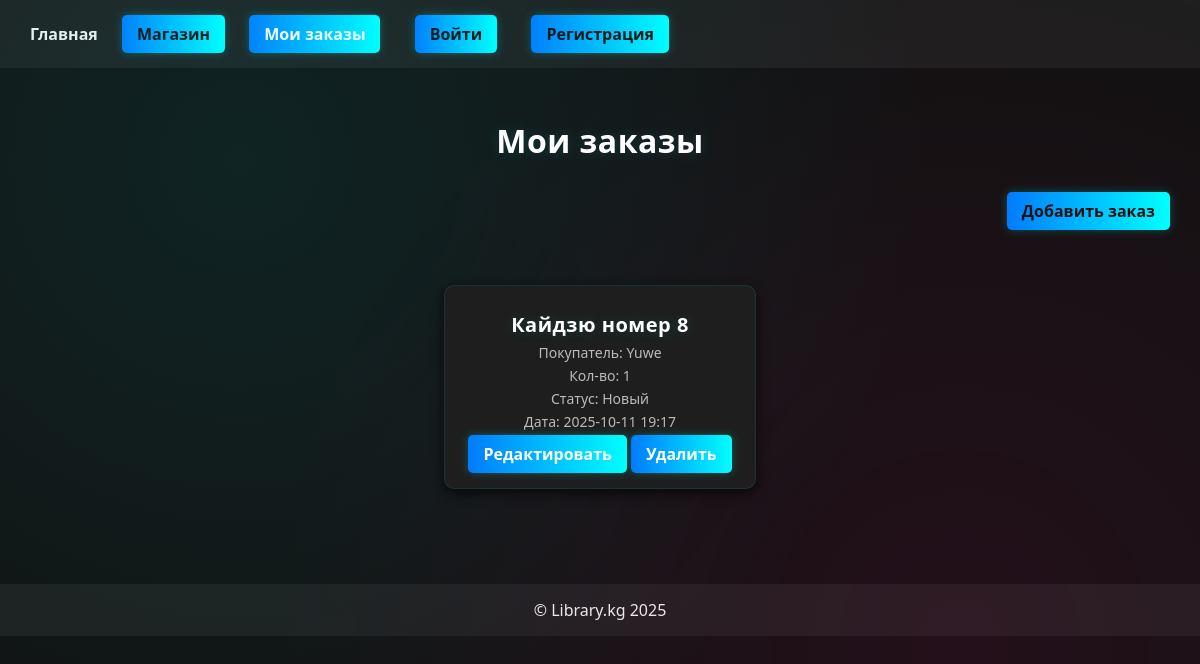
Page /basket/ on the earlier database version.
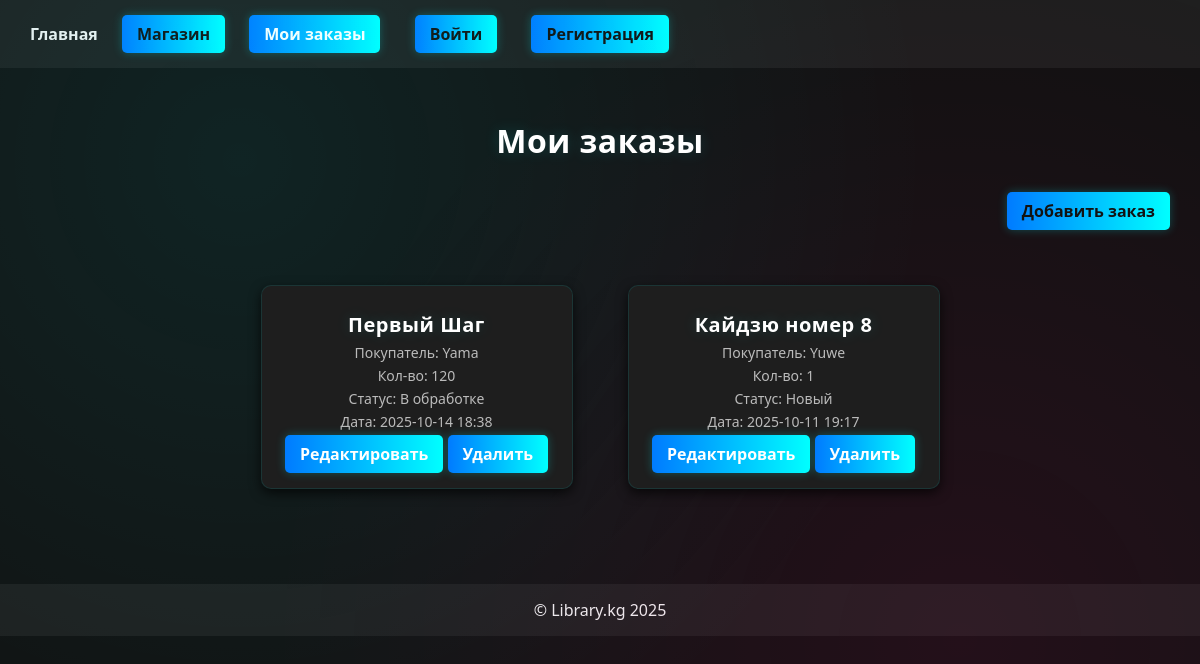
Same page on the later database version.
### basket/models.py (models this page shows, shortened)
class Order(models.Model):
    STATUS_CHOICES = (
        ('new', 'Новый'),
        ('processing', 'В обработке'),
        ('done', 'Выполнен'),
        ('cancelled', 'Отменён'),
    )
    customer_name = models.CharField("Имя покупателя", max_length=200)
    customer_phone = models.CharField("Телефон", max_length=50, blank=True)
    customer_email = models.EmailField("Email", blank=True)
    customer_address = models.TextField("Адрес", blank=True)
    book = models.ForeignKey('books.Books', on_delete=models.CASCADE, related_name='orders', verbose_name="Книга")
    quantity = models.PositiveIntegerField("Количество", default=1)
    status = models.CharField("Статус заказа", max_length=20, choices=STATUS_CHOICES, default='new')
    created_at = models.DateTimeField("Дата создания", auto_now_add=True)
    updated_at = models.DateTimeField("Дата обновления", auto_now=True)
    class Meta:
        verbose_name = "Заказ"
        verbose_name_plural = "Заказы"
        ordering = ['-created_at']

### books/models.py (models this page shows, shortened)
class Books(models.Model):
    title = models.CharField(max_length=100, verbose_name='Название книги')
    description = models.TextField(verbose_name='Описание книги')
    image = models.ImageField(upload_to='books/', verbose_name='Изображение книги')
    quantity_page = models.PositiveIntegerField(verbose_name='Количество страниц')
    author = models.CharField(max_length=100, blank=True, verbose_name='Автор книги')
    book_audio = models.URLField(blank=True, null=True, verbose_name='Ссылка на аудиокнигу')
    book_url = models.URLField(blank=True, null=True, verbose_name='Ссылка на книгу')
    created_at = models.DateTimeField(auto_now_add=True, null=True, verbose_name='Дата создания')
    class Meta:
        verbose_name = 'книга'
        verbose_name_plural = 'книги'

### basket/views.py (the view)
# urls.py: path('', views.order_list, name='order_list'),
def order_list(request):
    orders = Order.objects.all().order_by('-created_at')
    paginator = Paginator(orders, 10)
    page_number = request.GET.get('page')
    page_obj = paginator.get_page(page_number)
    return render(request, 'basket/order_list.html', {
        'orders': page_obj,
        'is_paginated': page_obj.has_other_pages(),
        'page_obj': page_obj
    })

### basket/templates/basket/order_list.html (shortened to what this page needs)
{% extends "base.html" %}
{% block content %}
<h1 style="text-align:center; margin-bottom:30px;">Мои заказы</h1>
<div style="text-align:right; margin-bottom:20px;">
    <a href="{% url 'basket:order_add' %}" class="btn btn-add">Добавить заказ</a>
</div>
<div class="books-grid">
  {% for order in orders %}
  <div class="book-card">
      <h2>{{ order.book.title }}</h2>
      <p>Покупатель: {{ order.customer_name }}</p>
      <p>Кол-во: {{ order.quantity }}</p>
      <p>Статус: {{ order.get_status_display }}</p>
      <p>Дата: {{ order.created_at|date:"Y-m-d H:i" }}</p>
      <a href="{% url 'basket:order_edit' order.pk %}" class="btn btn-edit">Редактировать</a>
      <a href="{% url 'basket:order_delete' order.pk %}" class="btn btn-delete">Удалить</a>
  </div>
  {% empty %}
    <p style="text-align:center; color:#bbb;">Заказов нет</p>
  {% endfor %}
</div>
{% endblock %}

Differences in the rows shown:
added Order: book "Первый Шаг", customer_name "Yama", quantity "120", status "В обработке", created_at "2025-10-14 18:38"
